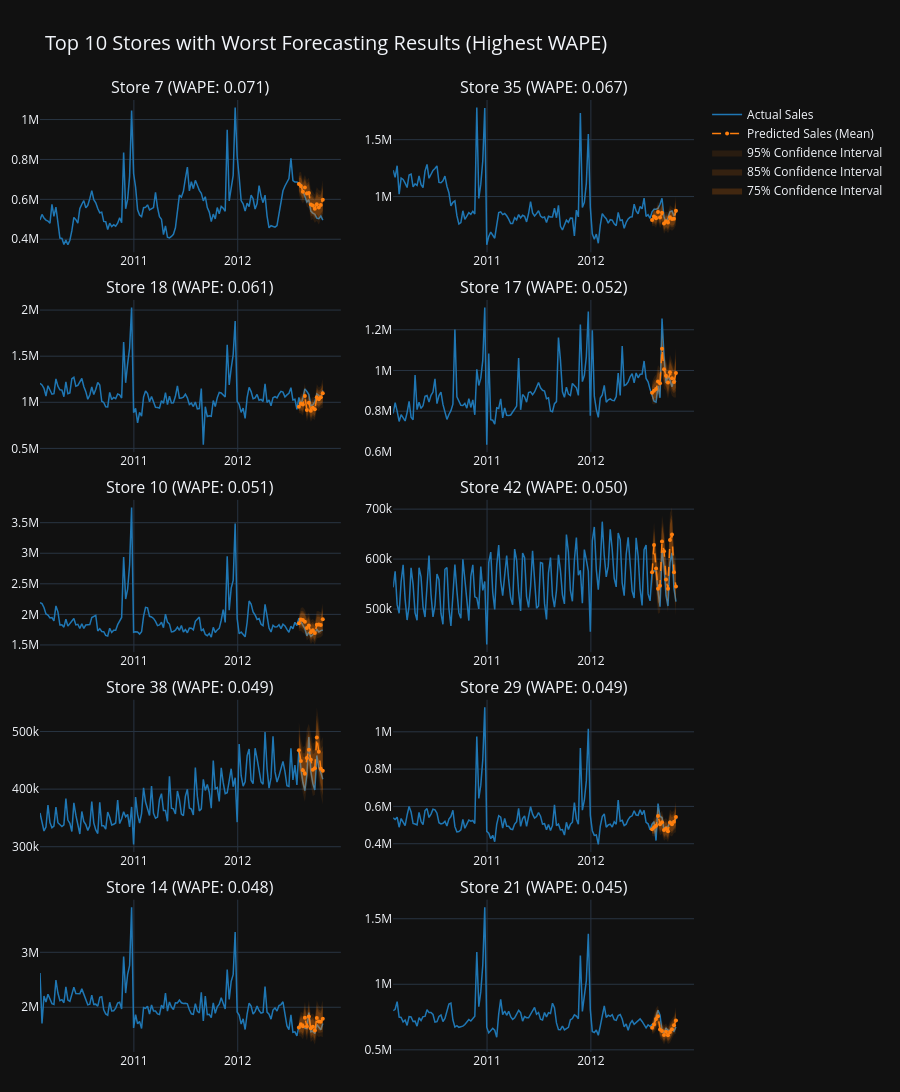
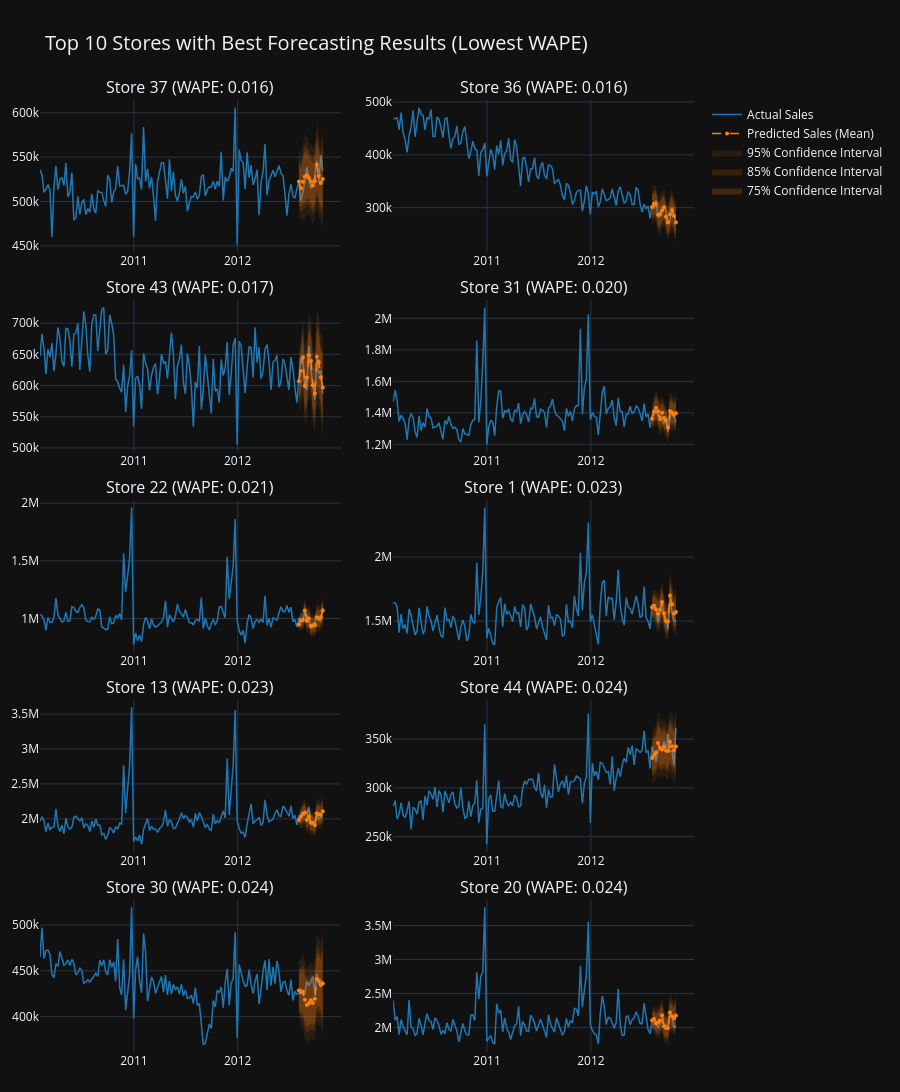

Notebook code cell kept with these figures, in order:
### Markdown cell above
## Store-level Performance Visualization & PDF Export

We calculate WAPE for each store, plot two 3x3 grids for the 9 worst and 9 best stores, and export them as PDF files.

### Code cell
y_pred = predictions['mean']
abs_error = (y_true - y_pred).abs()
store_wape = abs_error.groupby('item_id').sum() / y_true.groupby('item_id').sum()
store_wape = store_wape.sort_values()

def plot_store_grid(store_ids, title, filename):
    fig = make_subplots(
        rows=5, cols=2,
        subplot_titles=[f"Store {sid} (WAPE: {store_wape[sid]:.3f})" for sid in store_ids],
        vertical_spacing=0.05,
        horizontal_spacing=0.08
    )
    
    start_date = None
    end_date = None
    
    for idx, store_id in enumerate(store_ids):
        row = idx // 2 + 1
        col = idx % 2 + 1
        
        history = df[df['store'] == store_id].copy()
        history['date'] = pd.to_datetime(history['date'])
        history = history.sort_values('date')
        
        pred_store = predictions.loc[store_id]
        pred_dates = pd.to_datetime(pred_store.index.get_level_values('timestamp'))
        
        history_train = history[history['date'] < pred_dates[0]]
        start_date = history_train['date'].iloc[-6].strftime('%Y-%m-%d')
        end_date = pred_dates[-1].strftime('%Y-%m-%d')
        
        fig.add_trace(go.Scatter(
            x=history['date'],
            y=history[target_column],
            name='Actual Sales',
            mode='lines',
            line=dict(color='#1f77b4', width=1.5),
            showlegend=(idx == 0)
        ), row=row, col=col)
        
        fig.add_trace(go.Scatter(
            x=pred_dates,
            y=pred_store['mean'],
            name='Predicted Sales (Mean)',
            mode='lines+markers',
            line=dict(color='#ff7f0e', width=1.5, dash='dash'),
            marker=dict(size=4),
            showlegend=(idx == 0)
        ), row=row, col=col)
        
        fig.add_trace(go.Scatter(
            x=np.concatenate([pred_dates, pred_dates[::-1]]),
            y=np.concatenate([pred_store['0.975'], pred_store['0.025'][::-1]]),
            fill='toself',
            fillcolor='rgba(255, 127, 14, 0.1)',
            line=dict(color='rgba(255, 127, 14, 0)'),
            hoverinfo="skip",
            showlegend=(idx == 0),
            name='95% Confidence Interval'
        ), row=row, col=col)
        
        fig.add_trace(go.Scatter(
            x=np.concatenate([pred_dates, pred_dates[::-1]]),
            y=np.concatenate([pred_store['0.925'], pred_store['0.075'][::-1]]),
            fill='toself',
            fillcolor='rgba(255, 127, 14, 0.15)',
            line=dict(color='rgba(255, 127, 14, 0)'),
            hoverinfo="skip",
            showlegend=(idx == 0),
            name='85% Confidence Interval'
        ), row=row, col=col)
        
        fig.add_trace(go.Scatter(
            x=np.concatenate([pred_dates, pred_dates[::-1]]),
            y=np.concatenate([pred_store['0.875'], pred_store['0.125'][::-1]]),
            fill='toself',
            fillcolor='rgba(255, 127, 14, 0.2)',
            line=dict(color='rgba(255, 127, 14, 0)'),
            hoverinfo="skip",
            showlegend=(idx == 0),
            name='75% Confidence Interval'
        ), row=row, col=col)
        
    fig.update_layout(
        title=dict(text=title, font=dict(size=20)),
        height=1500,
        template="plotly_dark",
        margin=dict(l=40, r=40, t=100, b=40)
    )
    fig.show()
    fig.update_xaxes(range=[start_date, end_date])
    fig.write_image(filename)

worst_stores = store_wape.tail(10).index.tolist()[::-1]
best_stores = store_wape.head(10).index.tolist()

plot_store_grid(worst_stores, "Top 10 Stores with Worst Forecasting Results (Highest WAPE)", "../figures/worst_stores_forecast.pdf")
plot_store_grid(best_stores, "Top 10 Stores with Best Forecasting Results (Lowest WAPE)", "../figures/best_stores_forecast.pdf")
